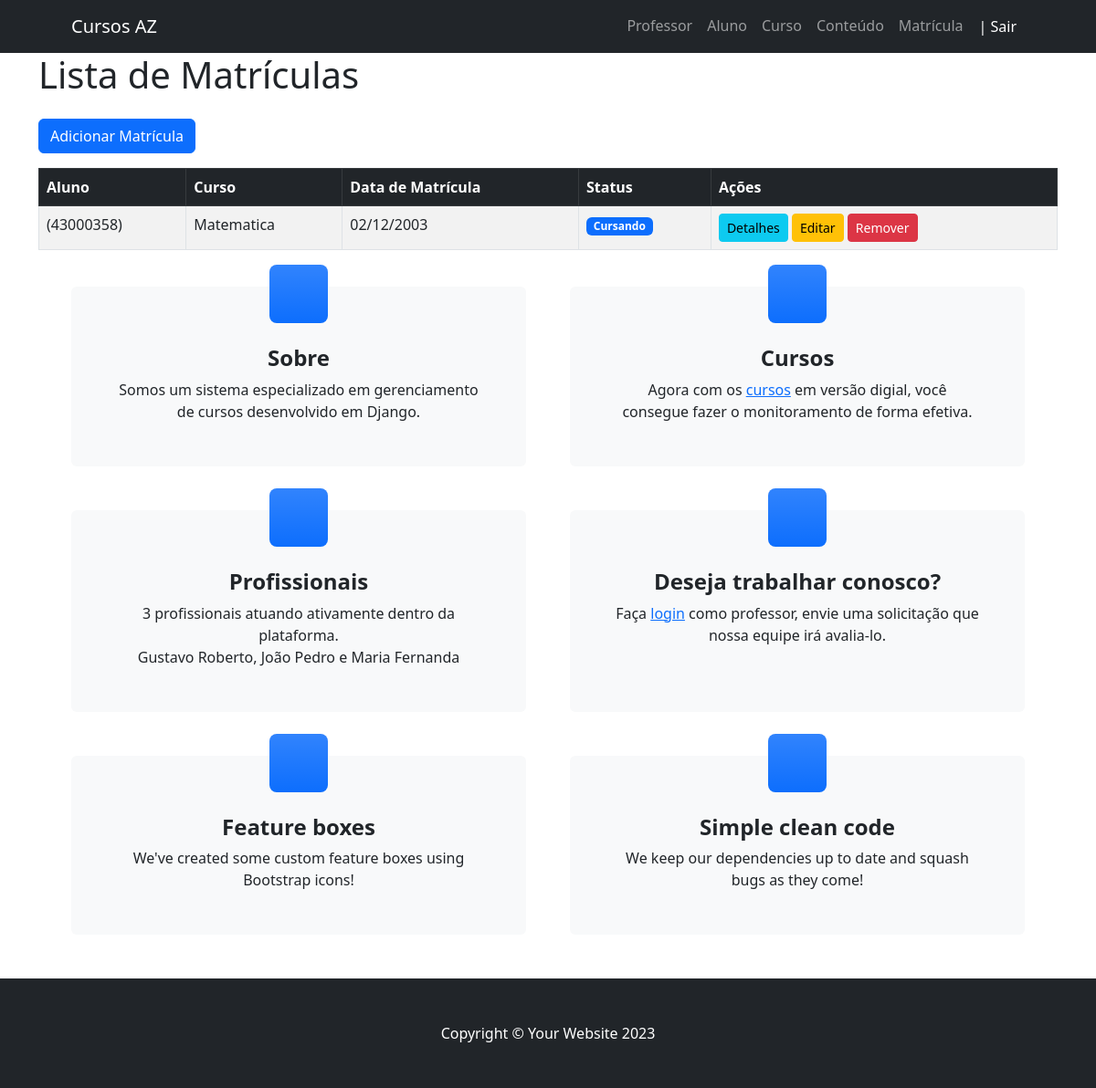
The app's page /matricula/ (signed in), older data.
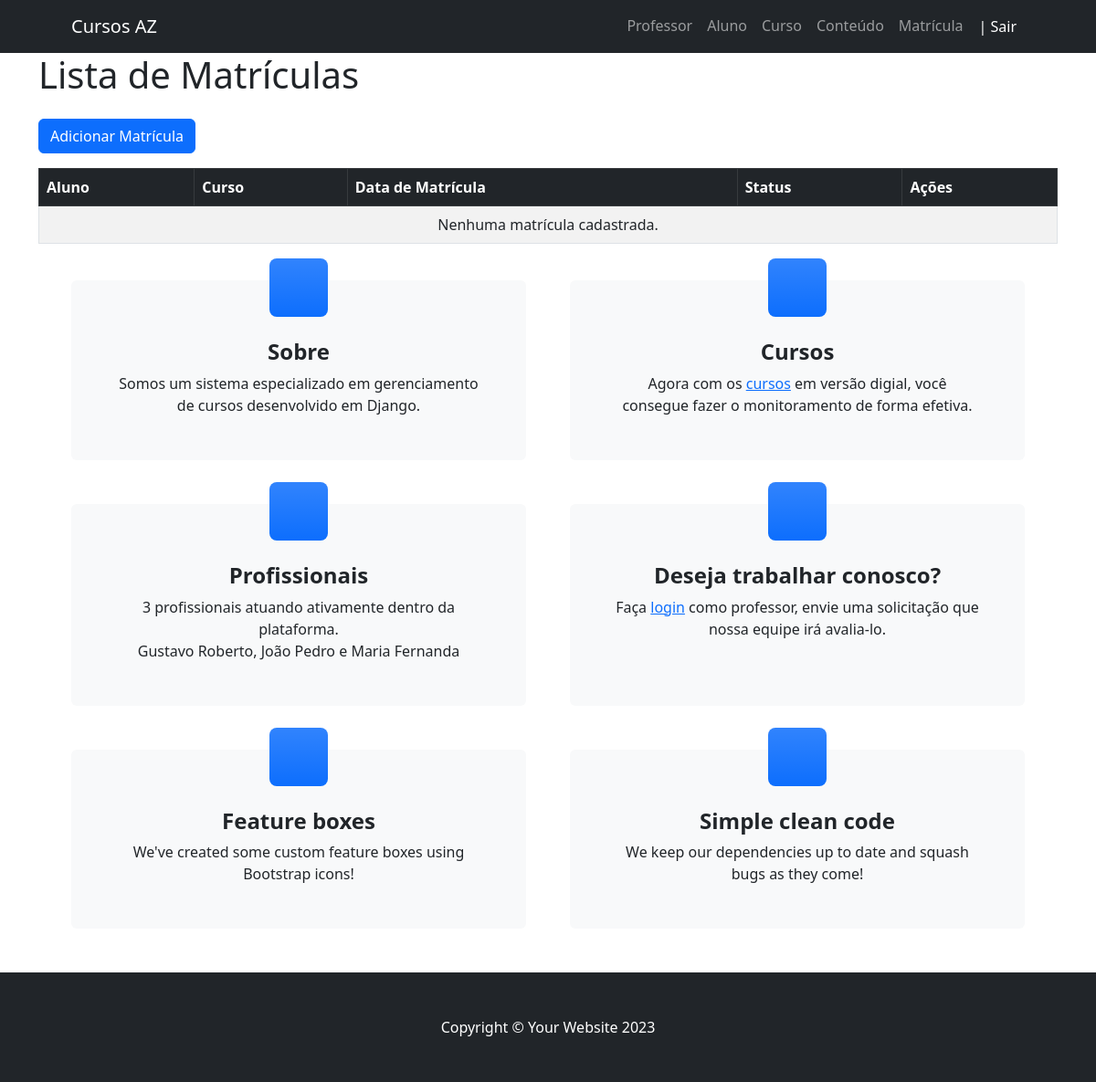
The same page, newer data.
### aluno_curso/models.py (models this page shows, shortened)
class AlunoCurso(models.Model):
    STATUS_CHOICES = [
        ('matriculado', 'Matriculado'),
        ('cursando', 'Cursando'),
        ('concluido', 'Concluído'),
        ('cancelado', 'Cancelado'),
        ('suspenso', 'Suspenso'),
    ]
    aluno = models.ForeignKey(Aluno, on_delete=models.CASCADE)
    curso = models.ForeignKey(Curso, on_delete=models.CASCADE)
    dt_mat = models.DateField(verbose_name="Data de Matrícula")
    status = models.CharField(max_length=20, choices=STATUS_CHOICES, default='matriculado')
    class Meta:
        unique_together = ('aluno', 'curso')
        verbose_name = "Matrícula"
        verbose_name_plural = "Matrículas"

### aluno/models.py (models this page shows, shortened)
class Aluno(User):
    matricula = models.CharField(
        max_length=20,
        unique=True,
        default=gerar_matricula,
        editable=False
    )
    data_nascimento = models.DateField()

### cursos/models.py (models this page shows, shortened)
class Curso(models.Model):
    nome = models.CharField(max_length=255)
    ch = models.IntegerField(verbose_name="Carga Horária")
    descricao = models.TextField()
    professor = models.ForeignKey(Professor, on_delete=models.CASCADE)

### aluno_curso/views.py (the view)
# urls.py: path('matricula/', views_matricula.index, name="index-matricula"),
@login_required
@permission_required('aluno_curso.view_alunocurso', raise_exception=True)
def index(request):
    matriculas = AlunoCurso.objects.all()
    return render(request, "aluno_curso/index.html", {"matriculas": matriculas})

### templates/aluno_curso/index.html
{% extends "_base.html" %}
{% block content %}
<div class="container">
    <h1 class="mb-4">Lista de Matrículas</h1>
    <a href="{% url 'add-matricula' %}" class="btn btn-primary mb-3">Adicionar Matrícula</a>
    <div class="table-responsive">
        <table class="table table-striped table-bordered">
            <thead class="table-dark">
                <tr>
                    <th>Aluno</th>
                    <th>Curso</th>
                    <th>Data de Matrícula</th>
                    <th>Status</th>
                    <th>Ações</th>
                </tr>
            </thead>
            <tbody>
                {% for matricula in matriculas %}
                <tr>
                    <td>{{ matricula.aluno.user.get_full_name }} ({{ matricula.aluno.matricula }})</td>
                    <td>{{ matricula.curso.nome }}</td>
                    <td>{{ matricula.dt_mat|date:"d/m/Y" }}</td>
                    <td>
                        <span class="badge
                            {% if matricula.status == 'concluido' %}bg-success
                            {% elif matricula.status == 'cursando' %}bg-primary
                            {% elif matricula.status == 'matriculado' %}bg-info
                            {% elif matricula.status == 'cancelado' %}bg-danger
                            {% elif matricula.status == 'suspenso' %}bg-warning
                            {% endif %}">
                            {{ matricula.get_status_display }}
                        </span>
                    </td>
                    <td>
                        <a href="{% url 'detail-matricula' matricula.id %}" class="btn btn-sm btn-info">Detalhes</a>
                        <a href="{% url 'edit-matricula' matricula.id %}" class="btn btn-sm btn-warning">Editar</a>
                        <a href="{% url 'remove-matricula' matricula.id %}" class="btn btn-sm btn-danger">Remover</a>
                    </td>
                </tr>
                {% empty %}
                <tr>
                    <td colspan="5" class="text-center">Nenhuma matrícula cadastrada.</td>
                </tr>
                {% endfor %}
            </tbody>
        </table>
    </div>
</div>
{% endblock %}

### templates/_base.html (shortened to what this page needs)
{% load static %}
<!DOCTYPE html>
<html lang="en">
    <head>
        <link href="{% static 'bootstrap-icons.css' %}" rel="stylesheet" />
        <link href="{% static 'css/styles.css' %}" rel="stylesheet" />
    </head>
    <body>
        {% include "_topbar.html" %}
        {%block content%}{%endblock%}
        <section class="pt-4">
            <div class="container px-lg-5">
                <div class="row gx-lg-5">
                    <div class="col-lg-6 col-xxl-4 mb-5">
                        <div class="card bg-light border-0 h-100">
                            <div class="card-body text-center p-4 p-lg-5 pt-0 pt-lg-0">
                                <div class="feature bg-primary bg-gradient text-white rounded-3 mb-4 mt-n4"><i class="bi bi-collection"></i></div>
                                <h2 class="fs-4 fw-bold">Sobre</h2>
                                <p class="mb-0">Somos um sistema especializado em gerenciamento de cursos desenvolvido em Django.</p>
                            </div>
                        </div>
                    </div>
                    <div class="col-lg-6 col-xxl-4 mb-5">
                        <div class="card bg-light border-0 h-100">
                            <div class="card-body text-center p-4 p-lg-5 pt-0 pt-lg-0">
                                <div class="feature bg-primary bg-gradient text-white rounded-3 mb-4 mt-n4"><i class="bi bi-cloud-download"></i></div>
                                <h2 class="fs-4 fw-bold">Cursos</h2>
                                <p class="mb-0">Agora com os <a href="/curso">cursos</a> em versão digial, você consegue fazer o monitoramento de forma efetiva.</p>
                            </div>
                        </div>
                    </div>
                    <div class="col-lg-6 col-xxl-4 mb-5">
                        <div class="card bg-light border-0 h-100">
                            <div class="card-body text-center p-4 p-lg-5 pt-0 pt-lg-0">
                                <div class="feature bg-primary bg-gradient text-white rounded-3 mb-4 mt-n4"><i class="bi bi-card-heading"></i></div>
                                <h2 class="fs-4 fw-bold">Profissionais</h2>
                                <p class="mb-0">3 profissionais atuando ativamente dentro da plataforma. <br> Gustavo Roberto, João Pedro e Maria Fernanda</p>
                            </div>
                        </div>
                    </div>
                    <div class="col-lg-6 col-xxl-4 mb-5">
                        <div class="card bg-light border-0 h-100">
                            <div class="card-body text-center p-4 p-lg-5 pt-0 pt-lg-0">
                                <div class="feature bg-primary bg-gradient text-white rounded-3 mb-4 mt-n4"><i class="bi bi-patch-check"></i></div>
                                <h2 class="fs-4 fw-bold">Deseja trabalhar conosco?</h2>
                                <p class="mb-0">Faça <a href="/professor">login</a> como professor, envie uma solicitação que nossa equipe irá avalia-lo.</p>
                            </div>
                        </div>
                    </div>
                    <div class="col-lg-6 col-xxl-4 mb-5">
                        <div class="card bg-light border-0 h-100">
                            <div class="card-body text-center p-4 p-lg-5 pt-0 pt-lg-0">
                                <div class="feature bg-primary bg-gradient text-white rounded-3 mb-4 mt-n4"><i class="bi bi-bootstrap"></i></div>
                                <h2 class="fs-4 fw-bold">Feature boxes</h2>
                                <p class="mb-0">We've created some custom feature boxes using Bootstrap icons!</p>
                            </div>
                        </div>
                    </div>
                    <div class="col-lg-6 col-xxl-4 mb-5">
                        <div class="card bg-light border-0 h-100">
                            <div class="card-body text-center p-4 p-lg-5 pt-0 pt-lg-0">
                                <div class="feature bg-primary bg-gradient text-white rounded-3 mb-4 mt-n4"><i class="bi bi-code"></i></div>
                                <h2 class="fs-4 fw-bold">Simple clean code</h2>
                                <p class="mb-0">We keep our dependencies up to date and squash bugs as they come!</p>
                            </div>
                        </div>
                    </div>
                </div>
            </div>
        </section>
        {% include "_downbar.html" %}
    </body>
</html>

### templates/_topbar.html (shortened to what this page needs)
<nav class="navbar navbar-expand-lg navbar-dark bg-dark">
    <div class="container px-lg-5">
        <a class="navbar-brand" href="/">Cursos AZ</a>
        <div class="collapse navbar-collapse" id="navbarSupportedContent">
            <ul class="navbar-nav ms-auto mb-2 mb-lg-0">
                <li class="nav-item"><a class="nav-link" href="/professor/">Professor</a></li>
                <li class="nav-item"><a class="nav-link" href="/aluno/">Aluno</a></li>
                <li class="nav-item"><a class="nav-link" href="/curso/">Curso</a></li>
                <li class="nav-item"><a class="nav-link" href="/conteudo/">Conteúdo</a></li>
                <li class="nav-item"><a class="nav-link" href="/matricula/">Matrícula</a></li>
                {% if user.is_authenticated %}
                <li class="nav-item">
                <form action="{% url 'logout' %}" method="post" class="d-inline">
                    <button type="submit" class="nav-link btn btn-link text-decorate-none" style="color: white;">|  Sair</button>
                </form>
                </li>
                {% endif %}
            </ul>
        </div>
    </div>
</nav>

### templates/_downbar.html (shortened to what this page needs)
<footer class="py-5 bg-dark">
            <div class="container"><p class="m-0 text-center text-white">Copyright &copy; Your Website 2023</p></div>
        </footer>

Row changes from the older to the newer data that the page shows:
removed AlunoCurso: aluno.matricula "43000358", curso.nome "Matematica", dt_mat "02/12/2003", status "Cursando"
Text that changed along with them:
text now shown: "Nenhuma matrícula cadastrada."
